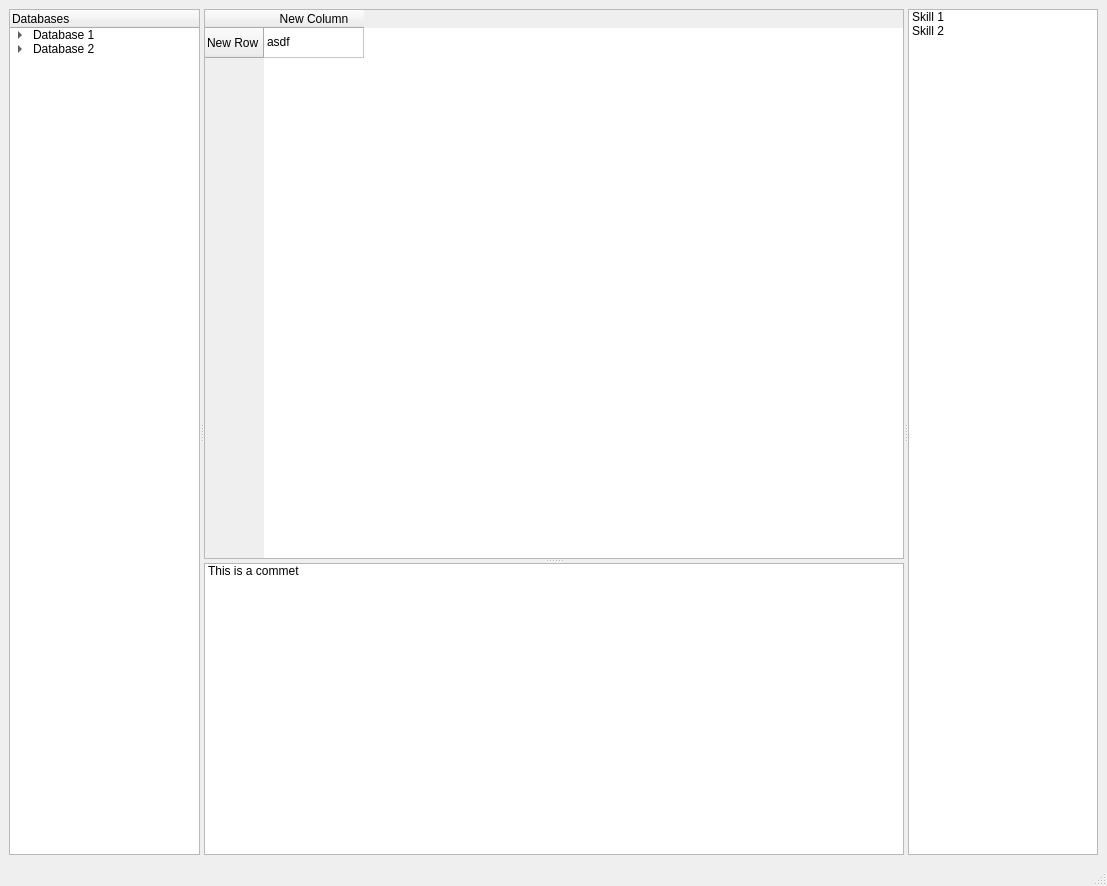
<?xml version="1.0" encoding="UTF-8"?>
<ui version="4.0">
 <class>MainWindow</class>
 <widget class="QMainWindow" name="MainWindow">
  <property name="geometry">
   <rect>
    <x>0</x>
    <y>0</y>
    <width>1107</width>
    <height>886</height>
   </rect>
  </property>
  <property name="windowTitle">
   <string>MainWindow</string>
  </property>
  <widget class="QWidget" name="centralwidget">
   <layout class="QGridLayout" name="gridLayout">
    <item row="0" column="0">
     <widget class="QSplitter" name="splitter_2">
      <property name="orientation">
       <enum>Qt::Horizontal</enum>
      </property>
      <widget class="QTreeWidget" name="treeWidget">
       <column>
        <property name="text">
         <string>Databases</string>
        </property>
       </column>
       <item>
        <property name="text">
         <string>Database 1</string>
        </property>
        <item>
         <property name="text">
          <string>Activity</string>
         </property>
         <item>
          <property name="text">
           <string>AppId</string>
          </property>
         </item>
         <item>
          <property name="text">
           <string>Id</string>
          </property>
         </item>
         <item>
          <property name="text">
           <string>Etag</string>
          </property>
         </item>
        </item>
        <item>
         <property name="text">
          <string>ActivityOperation</string>
         </property>
         <item>
          <property name="text">
           <string>AppId</string>
          </property>
         </item>
        </item>
       </item>
       <item>
        <property name="text">
         <string>Database 2</string>
        </property>
        <item>
         <property name="text">
          <string>Activity</string>
         </property>
         <item>
          <property name="text">
           <string>AppId</string>
          </property>
         </item>
         <item>
          <property name="text">
           <string>Id</string>
          </property>
         </item>
         <item>
          <property name="text">
           <string>Etag</string>
          </property>
         </item>
        </item>
       </item>
      </widget>
      <widget class="QSplitter" name="splitter">
       <property name="orientation">
        <enum>Qt::Vertical</enum>
       </property>
       <widget class="QTableWidget" name="tableWidget">
        <property name="minimumSize">
         <size>
          <width>700</width>
          <height>550</height>
         </size>
        </property>
        <row>
         <property name="text">
          <string>New Row</string>
         </property>
        </row>
        <column>
         <property name="text">
          <string>New Column</string>
         </property>
        </column>
        <item row="0" column="0">
         <property name="text">
          <string>asdf</string>
         </property>
        </item>
       </widget>
       <widget class="QListWidget" name="commentListWidget">
        <item>
         <property name="text">
          <string>This is a commet</string>
         </property>
        </item>
       </widget>
      </widget>
      <widget class="QListWidget" name="listWidget_2">
       <property name="sizePolicy">
        <sizepolicy hsizetype="Maximum" vsizetype="Preferred">
         <horstretch>0</horstretch>
         <verstretch>90</verstretch>
        </sizepolicy>
       </property>
       <property name="maximumSize">
        <size>
         <width>500</width>
         <height>16777215</height>
        </size>
       </property>
       <item>
        <property name="text">
         <string>Skill 1</string>
        </property>
       </item>
       <item>
        <property name="text">
         <string>Skill 2</string>
        </property>
       </item>
      </widget>
     </widget>
    </item>
   </layout>
  </widget>
  <widget class="QMenuBar" name="menubar">
   <property name="geometry">
    <rect>
     <x>0</x>
     <y>0</y>
     <width>1107</width>
     <height>23</height>
    </rect>
   </property>
   <property name="nativeMenuBar">
    <bool>true</bool>
   </property>
  </widget>
  <widget class="QStatusBar" name="statusbar"/>
 </widget>
 <resources/>
 <connections/>
</ui>
